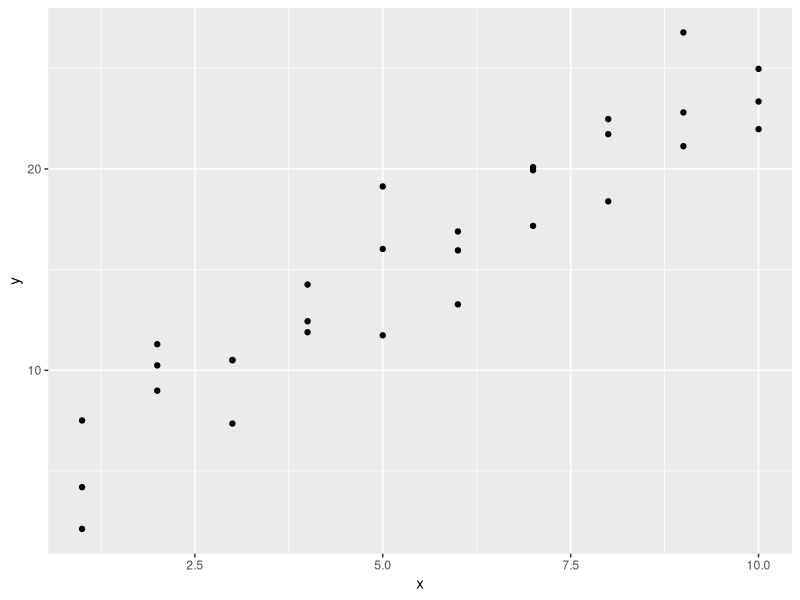
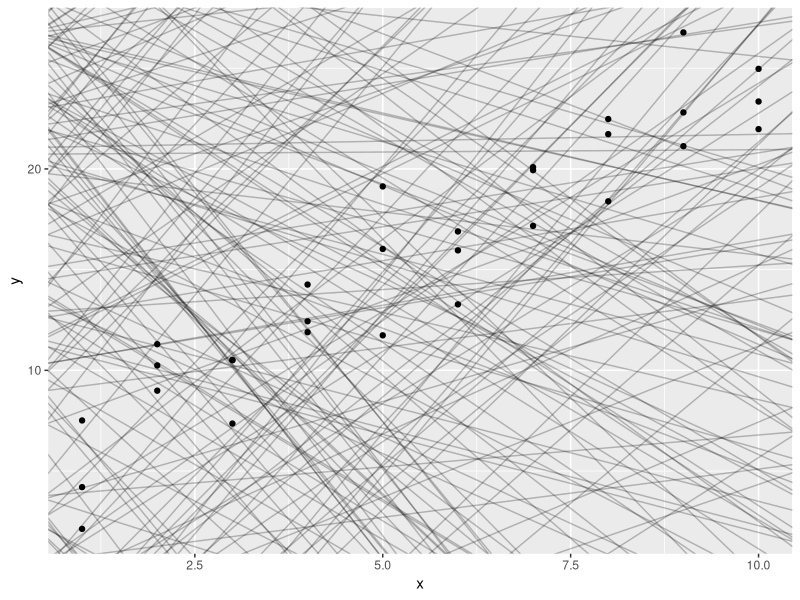
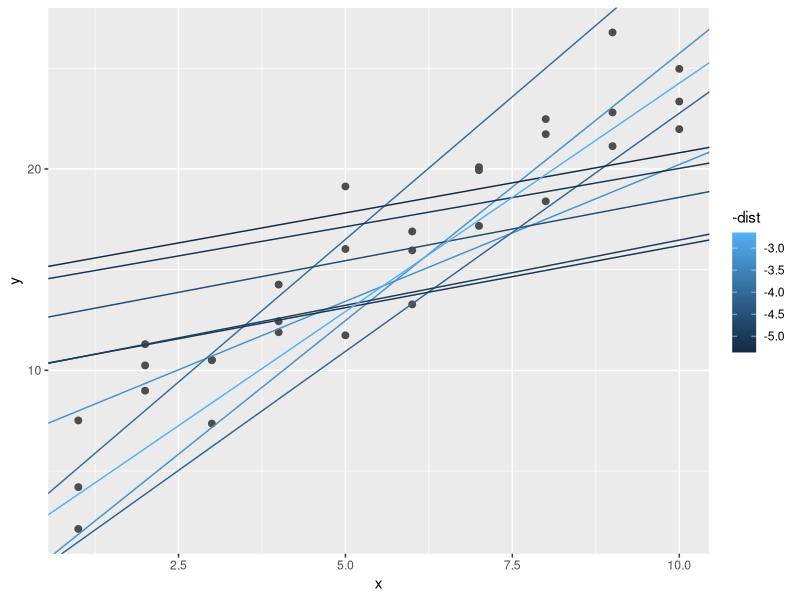
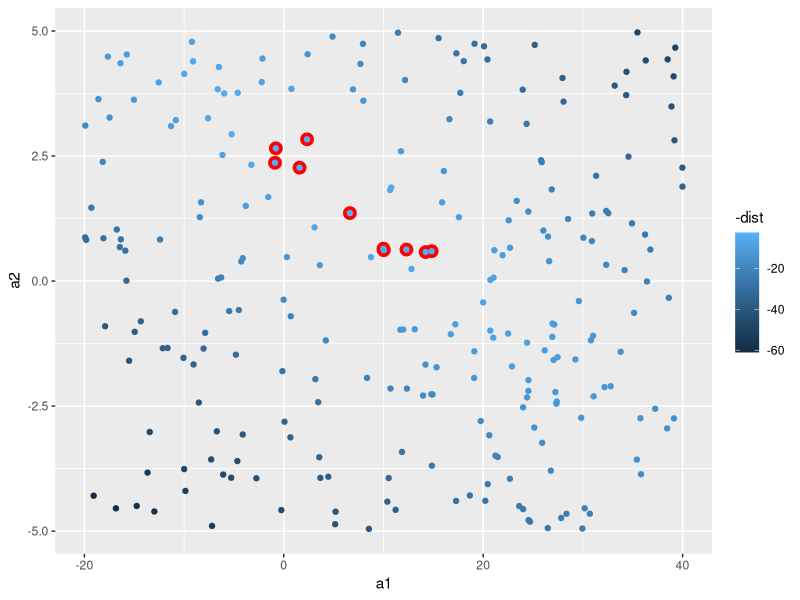
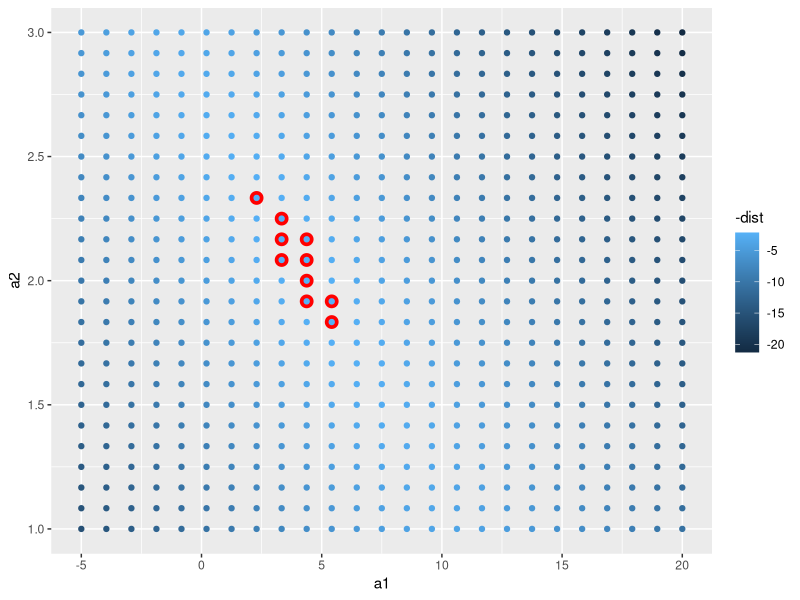
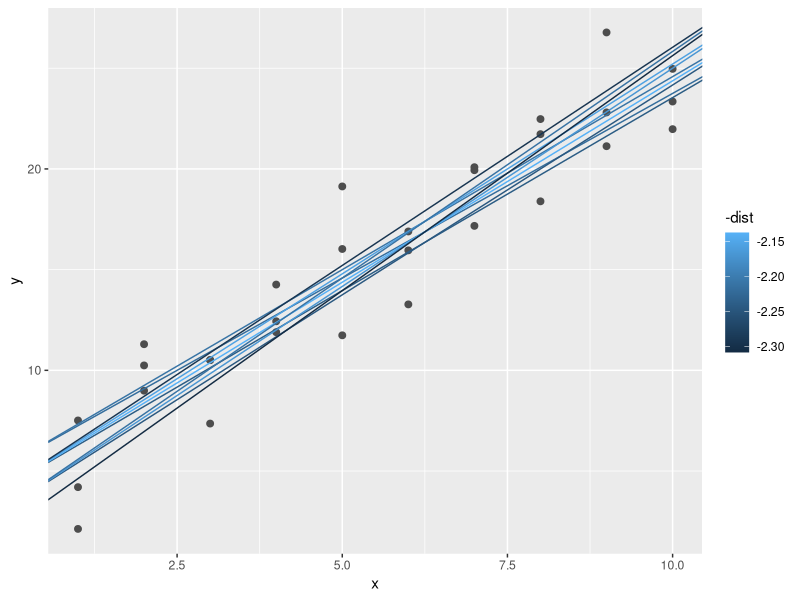
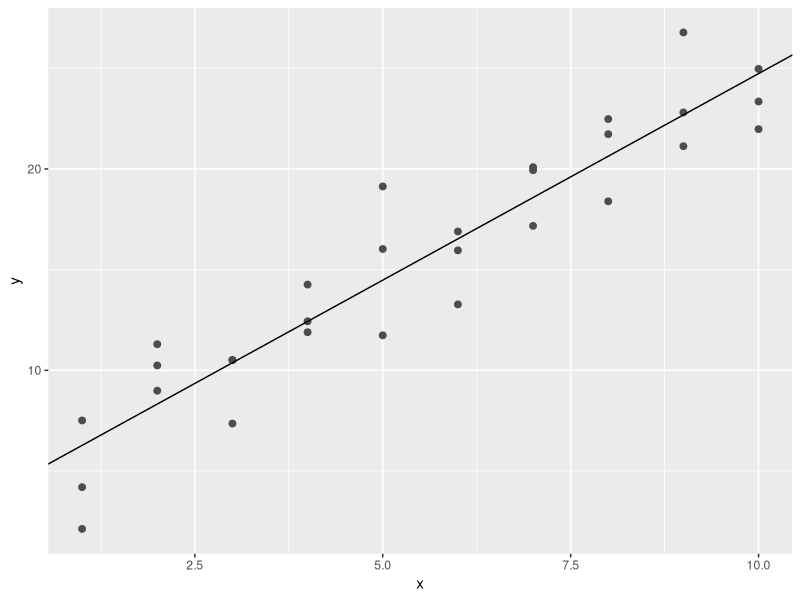
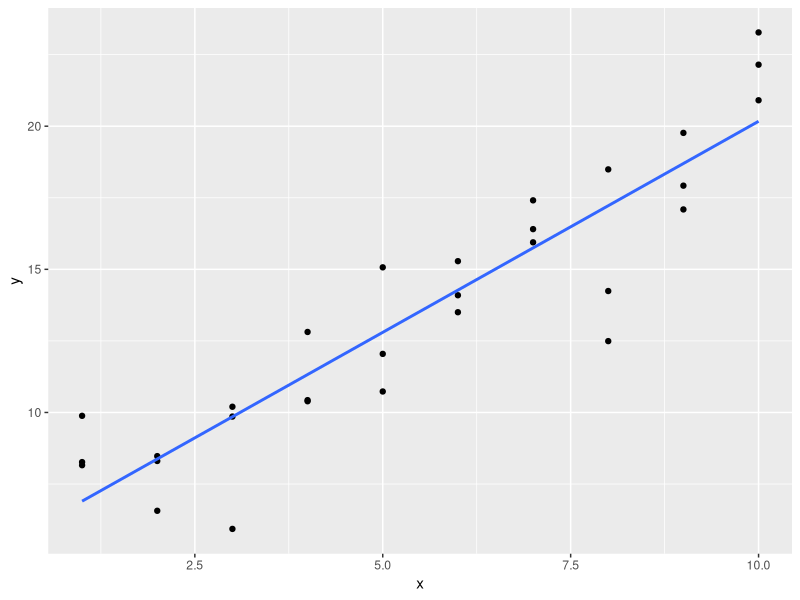

The R script that drew these images, in order:
## 23 Model basics

library(tidyverse)

library(modelr)
options(na.action = na.warn)

## ==== 23.2 A simple model

ggplot(sim1, aes(x, y)) + 
  geom_point()

models <- tibble(
  a1 = runif(250, -20, 40),
  a2 = runif(250, -5, 5)
)

ggplot(sim1, aes(x, y)) + 
  geom_abline(aes(intercept = a1, slope = a2), data = models, alpha = 1/4) +
  geom_point() 

model1 <- function(a, data) {
  a[1] + data$x * a[2]
}
model1(c(7, 1.5), sim1)

measure_distance <- function(mod, data) {
  diff <- data$y - model1(mod, data)
  sqrt(mean(diff ^ 2))
}
measure_distance(c(7, 1.5), sim1)

sim1_dist <- function(a1, a2) {
  measure_distance(c(a1, a2), sim1)
}

models <- models %>% 
  mutate(dist = purrr::map2_dbl(a1, a2, sim1_dist))
models

ggplot(sim1, aes(x, y)) + 
  geom_point(size = 2, colour = "grey30") + 
  geom_abline(
    aes(intercept = a1, slope = a2, colour = -dist), 
    data = filter(models, rank(dist) <= 10)
  )

ggplot(models, aes(a1, a2)) +
  geom_point(data = filter(models, rank(dist) <= 10), size = 4, colour = "red") +
  geom_point(aes(colour = -dist))

grid <- expand.grid(
  a1 = seq(-5, 20, length = 25),
  a2 = seq(1, 3, length = 25)
) %>% 
  mutate(dist = purrr::map2_dbl(a1, a2, sim1_dist))

grid %>% 
  ggplot(aes(a1, a2)) +
  geom_point(data = filter(grid, rank(dist) <= 10), size = 4, colour = "red") +
  geom_point(aes(colour = -dist)) 

ggplot(sim1, aes(x, y)) + 
  geom_point(size = 2, colour = "grey30") + 
  geom_abline(
    aes(intercept = a1, slope = a2, colour = -dist), 
    data = filter(grid, rank(dist) <= 10)
  )

best <- optim(c(0, 0), measure_distance, data = sim1)
best$par

ggplot(sim1, aes(x, y)) + 
  geom_point(size = 2, colour = "grey30") + 
  geom_abline(intercept = best$par[1], slope = best$par[2])

sim1_mod <- lm(y ~ x, data = sim1)
coef(sim1_mod)

sim1a <- tibble(
  x = rep(1:10, each = 3),
  y = x * 1.5 + 6 + rt(length(x), df = 2)
)
sim1a_mod <- lm(y ~ x, data = sim1a)
ggplot(sim1a, aes(x, y)) +
  geom_point() +
  geom_smooth(method = "lm", se = FALSE)

simt <- function(i) {
  tibble(
    x = rep(1:10, each = 3),
    y = x * 1.5 + 6 + rt(length(x), df = 2),
    .id = i
  )
}

sims <- map_df(1:12, simt)

ggplot(sims, aes(x = x, y = y)) +
  geom_point() +
  geom_smooth(method = "lm", colour = "red") +
  facet_wrap(~.id, ncol = 4)

sim_norm <- function(i) {
  tibble(
    x = rep(1:10, each = 3),
    y = x * 1.5 + 6 + rnorm(length(x)),
    .id = i
  )
}

simdf_norm <- map_df(1:12, sim_norm)

ggplot(simdf_norm, aes(x = x, y = y)) +
  geom_point() +
  geom_smooth(method = "lm", colour = "red") +
  facet_wrap(~.id, ncol = 4)

tibble(
  x = seq(-5, 5, length.out = 100),
  normal = dnorm(x),
  student_t = dt(x, df = 2)
) %>%
  pivot_longer(-x, names_to="distribution", values_to="density") %>%
  ggplot(aes(x = x, y = density, colour = distribution)) +
  geom_line()

pnorm(2, lower.tail = FALSE)
pt(2, df = 2, lower.tail = FALSE)

measure_distance <- function(mod, data) {
  diff <- data$y - model1(mod, data)
  mean(abs(diff))
}

make_prediction <- function(mod, data) {
  mod[1] + mod[2] * data$x
}

best <- optim(c(0, 0), measure_distance, data = sim1a)
best$par

measure_distance_ls <- function(mod, data) {
  diff <- data$y - (mod[1] + mod[2] * data$x)
  sqrt(mean(diff^2))
}

best <- optim(c(0, 0), measure_distance_ls, data = sim1a)
best$par

model3 <- function(a, data) {
  a[1] + data$x * a[2] + a[3]
}

measure_distance_3 <- function(a, data) {
  diff <- data$y - model3(a, data)
  sqrt(mean(diff^2))
}

best3a <- optim(c(0, 0, 0), measure_distance_3, data = sim1)
best3a$par

best3b <- optim(c(0, 0, 1), measure_distance_3, data = sim1)
best3b$par

best3c <- optim(c(0, 0, 5), measure_distance_3, data = sim1)
best3c$par

## ==== 23.3 Visualising models

## ---- 23.3.1 Predictions

grid <- sim1 %>% 
  data_grid(x) 
grid

grid <- grid %>% 
  add_predictions(sim1_mod) 
grid

ggplot(sim1, aes(x)) +
  geom_point(aes(y = y)) +
  geom_line(aes(y = pred), data = grid, colour = "red", size = 1)

## ---- 23.3.2 Residuals

sim1 <- sim1 %>% 
  add_residuals(sim1_mod)
sim1

ggplot(sim1, aes(resid)) + 
  geom_freqpoly(binwidth = 0.5)

ggplot(sim1, aes(x, resid)) + 
  geom_ref_line(h = 0) +
  geom_point() 

sim1_loess <- loess(y ~ x, data = sim1)
sim1_lm <- lm(y ~ x, data = sim1)

grid_loess <- sim1 %>%
  add_predictions(sim1_loess)

sim1 <- sim1 %>%
  add_residuals(sim1_lm) %>%
  add_predictions(sim1_lm) %>%
  add_residuals(sim1_loess, var = "resid_loess") %>%
  add_predictions(sim1_loess, var = "pred_loess")

plot_sim1_loess <-
  ggplot(sim1, aes(x = x, y = y)) +
  geom_point() +
  geom_line(aes(x = x, y = pred), data = grid_loess, colour = "red")
plot_sim1_loess

plot_sim1_loess +
  geom_smooth(method = "loess", colour = "blue", se = FALSE, alpha = 0.20)

ggplot(sim1, aes(x = x)) +
  geom_ref_line(h = 0) +
  geom_point(aes(y = resid)) +
  geom_point(aes(y = resid_loess), colour = "red")

sim1_mod <- lm(y ~ x, data = sim1)
grid <- sim1 %>%
  data_grid(x)

grid %>%
  add_predictions(sim1_mod, var = "pred_lm") %>%
  add_predictions(sim1_loess, var = "pred_loess")

grid %>%
  gather_predictions(sim1_mod, sim1_loess)

grid %>%
  spread_predictions(sim1_mod, sim1_loess)

grid %>%
  gather_predictions(sim1_mod, sim1_loess) %>%
  spread(model, pred)

sim1_mod <- lm(y ~ x, data = sim1)

sim1 <- sim1 %>%
  add_residuals(sim1_mod)

ggplot(sim1, aes(x = abs(resid))) +
  geom_freqpoly(binwidth = 0.5)

## ==== 23.4 Formulas and model families

df <- tribble(
  ~y, ~x1, ~x2,
  4, 2, 5,
  5, 1, 6
)
model_matrix(df, y ~ x1)

model_matrix(df, y ~ x1 - 1)

model_matrix(df, y ~ x1 + x2)

## ---- 23.4.1 Categorical variables

df <- tribble(
  ~ sex, ~ response,
  "male", 1,
  "female", 2,
  "male", 1
)
model_matrix(df, response ~ sex)

ggplot(sim2) + 
  geom_point(aes(x, y))

mod2 <- lm(y ~ x, data = sim2)

grid <- sim2 %>% 
  data_grid(x) %>% 
  add_predictions(mod2)
grid

ggplot(sim2, aes(x)) + 
  geom_point(aes(y = y)) +
  geom_point(data = grid, aes(y = pred), colour = "red", size = 4)

## ---- 23.4.2 Interactions (continuous and categorical)

ggplot(sim3, aes(x1, y)) + 
  geom_point(aes(colour = x2))

mod1 <- lm(y ~ x1 + x2, data = sim3)
mod2 <- lm(y ~ x1 * x2, data = sim3)

grid <- sim3 %>% 
  data_grid(x1, x2) %>% 
  gather_predictions(mod1, mod2)
grid

ggplot(sim3, aes(x1, y, colour = x2)) + 
  geom_point() + 
  geom_line(data = grid, aes(y = pred)) + 
  facet_wrap(~ model)

sim3 <- sim3 %>% 
  gather_residuals(mod1, mod2)

ggplot(sim3, aes(x1, resid, colour = x2)) + 
  geom_point() + 
  facet_grid(model ~ x2)

## ---- 23.4.3 Interactions (two continuous)

mod1 <- lm(y ~ x1 + x2, data = sim4)
mod2 <- lm(y ~ x1 * x2, data = sim4)

grid <- sim4 %>% 
  data_grid(
    x1 = seq_range(x1, 5), 
    x2 = seq_range(x2, 5) 
  ) %>% 
  gather_predictions(mod1, mod2)
grid

seq_range(c(0.0123, 0.923423), n = 5)
seq_range(c(0.0123, 0.923423), n = 5, pretty = TRUE)

x1 <- rcauchy(100)
seq_range(x1, n = 5)
seq_range(x1, n = 5, trim = 0.10)
seq_range(x1, n = 5, trim = 0.25)
seq_range(x1, n = 5, trim = 0.50)

x2 <- c(0, 1)
seq_range(x2, n = 5)
seq_range(x2, n = 5, expand = 0.10)
seq_range(x2, n = 5, expand = 0.25)
seq_range(x2, n = 5, expand = 0.50)

ggplot(grid, aes(x1, x2)) + 
  geom_tile(aes(fill = pred)) + 
  facet_wrap(~ model)

ggplot(grid, aes(x1, pred, colour = x2, group = x2)) + 
  geom_line() +
  facet_wrap(~ model)
ggplot(grid, aes(x2, pred, colour = x1, group = x1)) + 
  geom_line() +
  facet_wrap(~ model)

## ---- 23.4.4 Transformations

df <- tribble(
  ~y, ~x,
  1,  1,
  2,  2, 
  3,  3
)
model_matrix(df, y ~ x^2 + x)
model_matrix(df, y ~ I(x^2) + x)

model_matrix(df, y ~ poly(x, 2))

library(splines)
model_matrix(df, y ~ ns(x, 2))

sim5 <- tibble(
  x = seq(0, 3.5 * pi, length = 50),
  y = 4 * sin(x) + rnorm(length(x))
)

ggplot(sim5, aes(x, y)) +
  geom_point()

mod1 <- lm(y ~ ns(x, 1), data = sim5)
mod2 <- lm(y ~ ns(x, 2), data = sim5)
mod3 <- lm(y ~ ns(x, 3), data = sim5)
mod4 <- lm(y ~ ns(x, 4), data = sim5)
mod5 <- lm(y ~ ns(x, 5), data = sim5)

grid <- sim5 %>% 
  data_grid(x = seq_range(x, n = 50, expand = 0.1)) %>% 
  gather_predictions(mod1, mod2, mod3, mod4, mod5, .pred = "y")

ggplot(sim5, aes(x, y)) + 
  geom_point() +
  geom_line(data = grid, colour = "red") +
  facet_wrap(~ model)

## ---- 23.4.5 Exercises

mod2a <- lm(y ~ x - 1, data = sim2)
mod2 <- lm(y ~ x, data = sim2)

grid <- sim2 %>%
  data_grid(x) %>%
  spread_predictions(mod2, mod2a)
grid

x3 <- model_matrix(y ~ x1 * x2, data = sim3)
x3

all(x3[["x1:x2b"]] == (x3[["x1"]] * x3[["x2b"]]))
all(x3[["x1:x2c"]] == (x3[["x1"]] * x3[["x2c"]]))
all(x3[["x1:x2d"]] == (x3[["x1"]] * x3[["x2d"]]))

x4 <- model_matrix(y ~ x1 * x2, data = sim4)
x4

all(x4[["x1"]] * x4[["x2"]] == x4[["x1:x2"]])

## ==== 23.5 Missing values

df <- tribble(
  ~x, ~y,
  1, 2.2,
  2, NA,
  3, 3.5,
  4, 8.3,
  NA, 10
)

mod <- lm(y ~ x, data = df)

mod <- lm(y ~ x, data = df, na.action = na.exclude)

nobs(mod)

## ==== 23.6 Other model families
